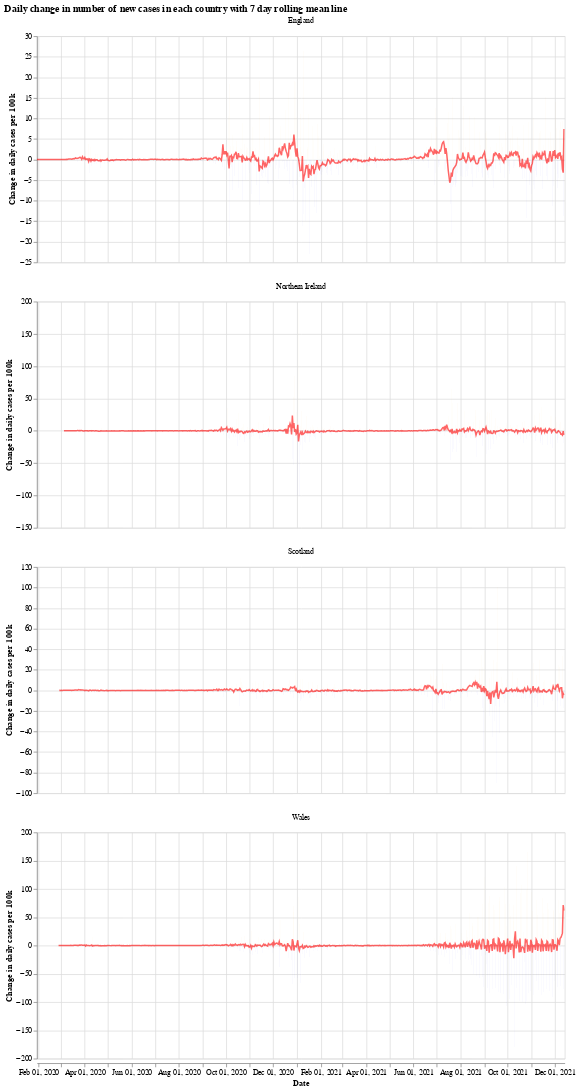

The notebook cell saved with this chart:
### Markdown cell above
We will use the Python library `Altair` for visualising the data, see the [altair docs](https://altair-viz.github.io/) for more information.

First we have a graph which shows the daily change in the number of new cases for each country. This number jumps up and down all over the place, which is likely due to delay in reporting of new cases over the weekend. Another interesting thing is that it looks like the daily cases in Wales experienced a much shorter period of calm over the summer (calm in the sense of daily cases not jumping up and down).

The orange bars are days when the number of new cases (per 100k population) was more than the previous day, while the blue are days when the number of new cases dropped. The red line is the 7 day moving average. 

When the moving average line is below 0, it means that there is a consistent drop in new cases. We can see this clearly happening around the times that lockdowns were introduced (though, to varying degrees). I will update the graphs soon with a marker of when each lockdown started.

### Code cell
# collapse
import altair as alt

bars = alt.Chart(uk_cases).mark_bar().encode(
    x=alt.X("yearmonthdate(date):T", axis=alt.Axis(title='Date')),
    y=alt.Y("casesChangeRate:Q", axis=alt.Axis(title='Change in daily cases per 100k')),
    tooltip='casesChange',
    color=alt.condition(
        alt.datum.casesChangeRate > 0,
        alt.value("orange"),  # The positive color
        alt.value("blue")  # The negative color
    )
).properties(title='Daily change in number of new cases with 7 day rolling mean',width=700).interactive()

line = alt.Chart(uk_cases).mark_line(
    color='red',
    size=2,
    opacity=0.6
).transform_window(
    rolling_mean='mean(casesChangeRate)',
    frame=[0, 7],
    groupby=['areaName']
).encode(
    x='yearmonthdate(date):T',
    y='rolling_mean:Q'
)

alt.layer(bars, line, data=uk_cases).facet(alt.Column(
    'areaName', title=''), columns=1).resolve_scale(y='independent').properties(title='Daily change in number of new cases in each country with 7 day rolling mean line')

### Figure 1 — Vega-Lite specification as saved in the notebook (floating-point values rounded to 4 significant figures; data arrays with more than 128 entries replaced by an {"elided": "..."} marker saying what was removed)
{"config": {"view": {"continuousWidth": 400, "continuousHeight": 300}}, "data": {"name": "data-a9ce59730679d255a97a09b83ec22697"}, "facet": {"type": "nominal", "field": "areaName", "title": ""}, "spec": {"layer": [{"mark": "bar", "encoding": {"color": {"condition": {"value": "orange", "test": "(datum.casesChangeRate > 0)"}, "value": "blue"}, "tooltip": {"type": "quantitative", "field": "casesChange"}, "x": {"type": "temporal", "axis": {"title": "Date"}, "field": "date", "timeUnit": "yearmonthdate"}, "y": {"type": "quantitative", "axis": {"title": "Change in daily cases per 100k"}, "field": "casesChangeRate"}}, "selection": {"selector001": {"type": "interval", "bind": "scales", "encodings": ["x", "y"]}}, "title": "Daily change in number of new cases with 7 day rolling mean", "width": 700}, {"mark": {"type": "line", "color": "red", "opacity": 0.6, "size": 2}, "encoding": {"x": {"type": "temporal", "field": "date", "timeUnit": "yearmonthdate"}, "y": {"type": "quantitative", "field": "rolling_mean"}}, "transform": [{"window": [{"op": "mean", "field": "casesChangeRate", "as": "rolling_mean"}], "frame": [0, 7], "groupby": ["areaName"]}]}]}, "columns": 1, "resolve": {"scale": {"y": "independent"}}, "title": "Daily change in number of new cases in each country with 7 day rolling mean line", "$schema": "https://vega.github.io/schema/vega-lite/v4.8.1.json", "datasets": {"data-a9ce59730679d255a97a09b83ec22697": {"elided": "2644 records"}}}
